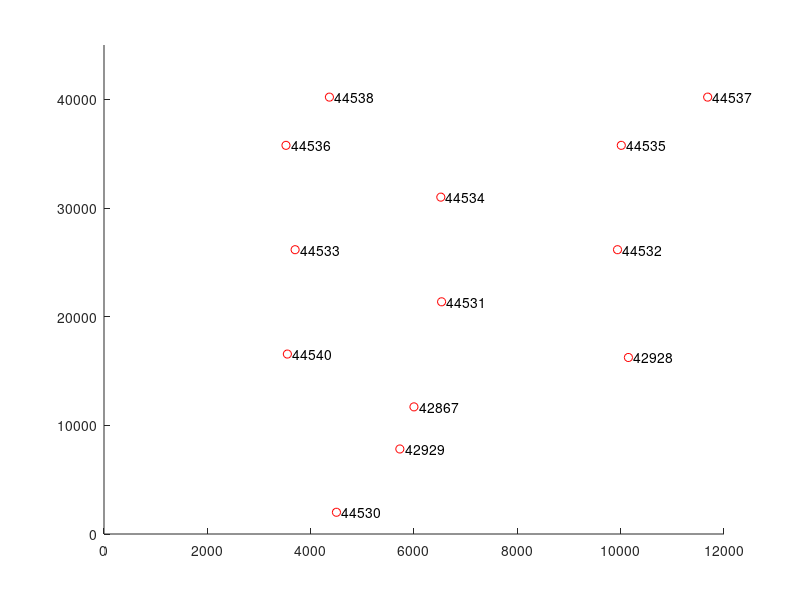

Recreate this plot in MATLAB.
close all

ID =        [42867, 42928,  42929,  44530,  44531,  44532,  44533,  44534,  44535,  44536,  44537,  44538,  44540];
x_coor =    [11700, 16244,  7824,   2000,   21369,  26163,  26163,  31000,  35766,  35766,  40205,  40204,  16560];
y_coor =    [5999,  10150,  5726,   4499,   6534,   9939,   3699,   6519,   10012,  3522,   11684,  4363,   3549];
z_coor =    [5577,  5577,   4286,   3530,   5578,   5577,   5577,   5578,   5578,   5578,   3767,   3767,   3767];

figure
hold on
for i = 1:size(ID,2)
    plot3(y_coor(i),x_coor(i),z_coor(i),'or');
    text(y_coor(i)+100,x_coor(i),z_coor(i),int2str(ID(i)));
end
axis([0 12000 0  45000])